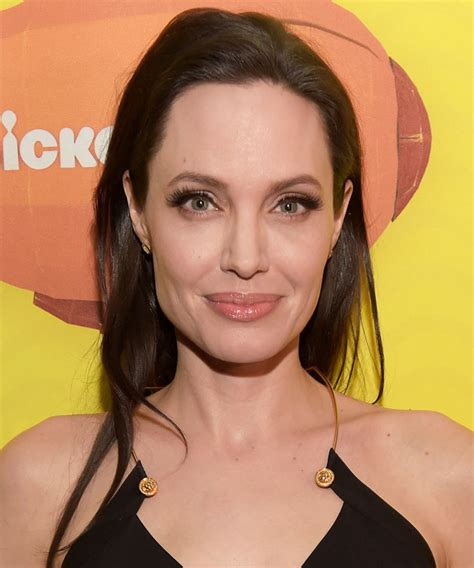
#> input picture client/angelina4.jpg, 474 x 568 px, found by its file name
$ jupyter execute celebrity_classifier_model.ipynb   (shell and % lines are left out)
#> lines starting #> are read from the running program, lines starting #| are printed output that depends on the picture; after the words box and inside, x2 and y2 are one past the last pixel; in counts of white or black regions, pixels touching at a corner belong together
[cell 1]
import numpy as np
import cv2
import matplotlib
from matplotlib import pyplot as plt

[cell 2]
img=cv2.imread('./test_images/angelina4.jpg')
#> img is the input picture: shape (568, 474, 3); mean B, G, R 88.3, 131.3, 177
img.shape
#> Out = (568, 474, 3)

[cell 3]
plt.imshow(img)

[cell 4]
gray = cv2.cvtColor(img, cv2.COLOR_BGR2GRAY)
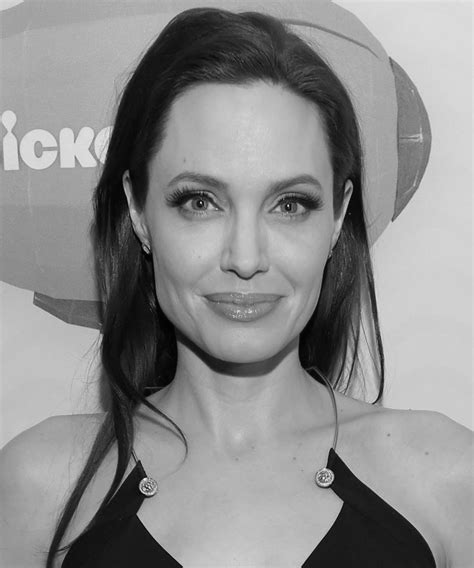
#> gray: shape (568, 474); min 1, max 247, mean 140.1
gray.shape
#> Out = (568, 474)

[cell 5]
gray

[cell 6]
plt.imshow(gray, cmap='gray')

[cell 7]
face_cascade = cv2.CascadeClassifier('./opencv/haarcascades/haarcascade_frontalface_default.xml')
eye_cascade = cv2.CascadeClassifier('./opencv/haarcascades/haarcascade_eye.xml')

faces = face_cascade.detectMultiScale(gray, 1.3, 5)
#> faces = [[131, 116, 235, 235]]
faces
#> Out = [[131, 116, 235, 235]]

[cell 8]
(x,y,w,h) = faces[0]
#> x = 131; y = 116; w = 235; h = 235
x,y,w,h
#> Out = (131, 116, 235, 235)

[cell 9]
face_img = cv2.rectangle(img,(x,y),(x+w,y+h),(255,0,0),2)
plt.imshow(face_img)

[cell 10]
cv2.destroyAllWindows()
for (x,y,w,h) in faces:
    face_img = cv2.rectangle(img,(x,y),(x+w,y+h),(255,0,0),2)
    roi_gray = gray[y:y+h, x:x+w]
    roi_color = face_img[y:y+h,x:x+w]
    eyes = eye_cascade.detectMultiScale(roi_gray)
    for (ex,ey,ew,eh) in eyes:
        cv2.rectangle(roi_color,(ex,ey),(ex+ew,ey+eh),(0,255,0),2)
#> this loop made 1 pass
#> (x, y, w, h, eyes) on pass 1: (131, 116, 235, 235, [[35, 56, 59, 59], [131, 62, 55, 55]])
#> pass 1, `roi_gray = gray[y:y+h, x:x+w]`:
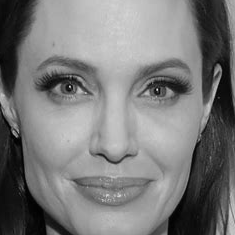
#> roi_gray: shape (235, 235); min 1, max 229, mean 121.8
#> pass 1, `roi_color = face_img[y:y+h,x:x+w]`:
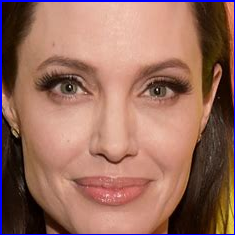
#> roi_color: shape (235, 235, 3); mean B, G, R 95.2, 108.4, 152.7
#> after the loop:
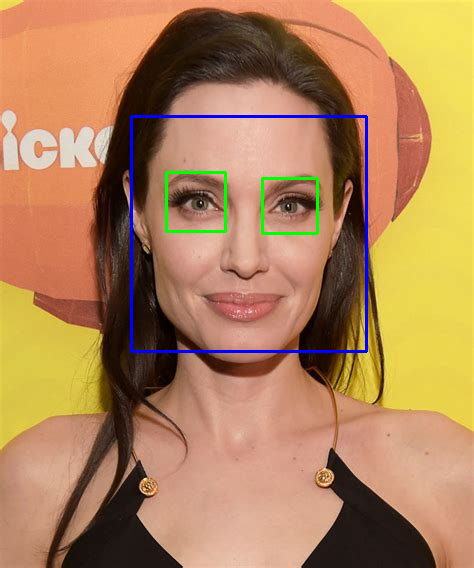
#> img: shape (568, 474, 3); mean B, G, R 89.7, 131, 174.7
#> after the loop:
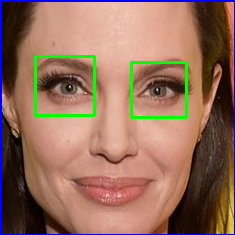
#> roi_color: shape (235, 235, 3); 2.46% of pixels changed, all inside (x1, y1, x2, y2) = (34, 55, 188, 119)


plt.figure()
plt.imshow(face_img, cmap='gray')
plt.show()

[cell 11]
plt.imshow(roi_color, cmap='gray')

[cell 12]
cropped_img = np.array(roi_color)
cropped_img.shape
#> Out = (235, 235, 3)

$ run again, with client/angelina1.jpg copied over client/angelina4.jpg
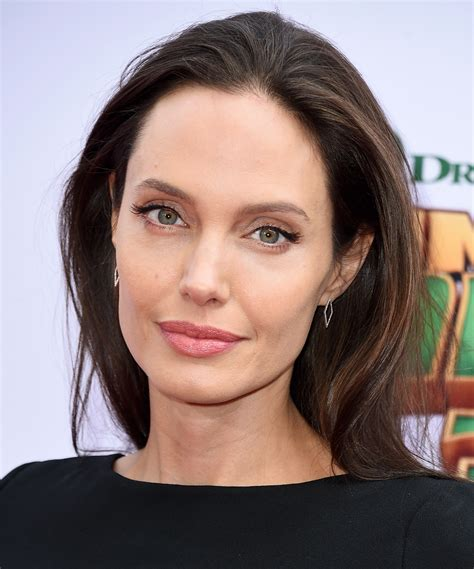
#> input picture client/angelina1.jpg, 474 x 569 px, found by its file name
#> img is the input picture: shape (569, 474, 3); mean B, G, R 120.4, 122.1, 140.1
#> `gray = cv2.cvtColor(img, cv2.COLOR_BGR2GRAY)`:
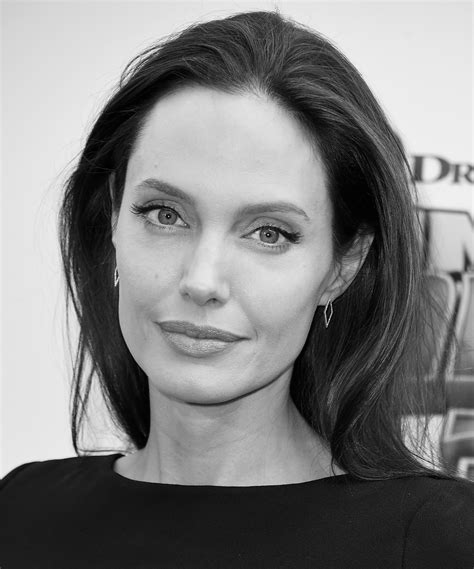
#> gray: shape (569, 474); min 0, max 250, mean 127.3
#> faces = [[71, 112, 290, 290]]
#> `(x,y,w,h) = faces[0]`: x = 71; y = 112; w = 290
#> `x,y,w,h`: Out = (71, 112, 290, 290)
#> the loop `for (x,y,w,h) in faces:` made 1 pass
#> (x, y, w, h, eyes) on pass 1: (71, 112, 290, 290, [[132, 180, 21, 21], [59, 70, 65, 65], [163, 89, 66, 66]])
#> after the loop `for (x,y,w,h) in faces:`:
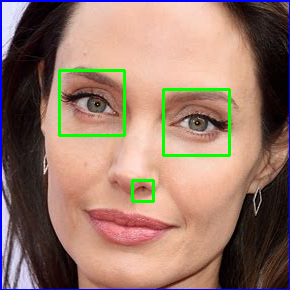
#> roi_color: shape (290, 290, 3); mean B, G, R 107.7, 121.1, 151.8

$ run again, with client/angelina3.jpg copied over client/angelina4.jpg
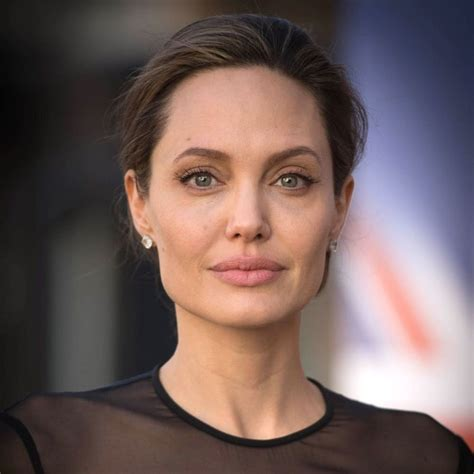
#> input picture client/angelina3.jpg, 474 x 474 px, found by its file name
#> img is the input picture: shape (474, 474, 3); mean B, G, R 91.8, 93.9, 112.8
#> `gray = cv2.cvtColor(img, cv2.COLOR_BGR2GRAY)`:
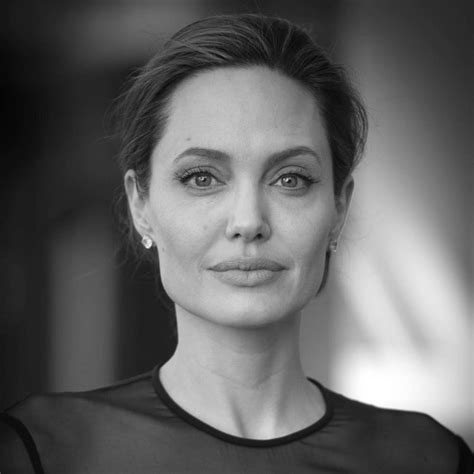
#> gray: shape (474, 474); min 4, max 255, mean 99.3
#> faces = [[120, 83, 248, 248]]
#> `(x,y,w,h) = faces[0]`: x = 120; y = 83; w = 248
#> `x,y,w,h`: Out = (120, 83, 248, 248)
#> the loop `for (x,y,w,h) in faces:` made 1 pass
#> (x, y, w, h, eyes) on pass 1: (120, 83, 248, 248, [[105, 140, 26, 26], [51, 66, 57, 57], [143, 68, 55, 55]])
#> after the loop `for (x,y,w,h) in faces:`:
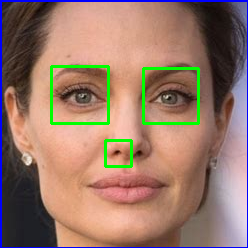
#> roi_color: shape (248, 248, 3); mean B, G, R 105.6, 120.3, 151.6

$ run again, with client/david_and_victoria1.jpg copied over client/angelina4.jpg
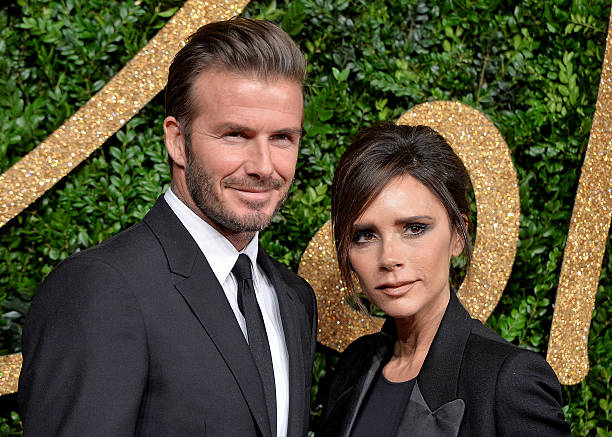
#> input picture client/david_and_victoria1.jpg, 612 x 437 px, found by its file name
#> img is the input picture: shape (437, 612, 3); mean B, G, R 55.6, 79.9, 84.1
#> `gray = cv2.cvtColor(img, cv2.COLOR_BGR2GRAY)`:
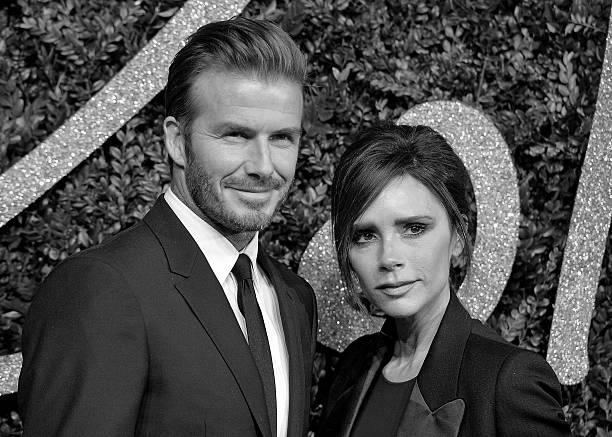
#> gray: shape (437, 612); min 0, max 255, mean 78.4
#> faces = [[192, 87, 135, 135], [330, 182, 132, 132]]
#> `(x,y,w,h) = faces[0]`: x = 192; y = 87; w = 135
#> `x,y,w,h`: Out = (192, 87, 135, 135)
#> the loop `for (x,y,w,h) in faces:` made 2 passes
#> (x, y, w, h, eyes) on passes 1 to 2: (192, 87, 135, 135, [[74, 37, 28, 28]]), (330, 182, 132, 132, [[65, 30, 34, 34], [18, 36, 36, 36]])
#> after the loop `for (x,y,w,h) in faces:`:
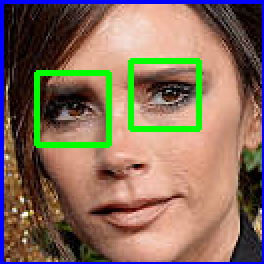
#> roi_color: shape (132, 132, 3) (shown 2 times larger); mean B, G, R 92.8, 110.1, 133.5
